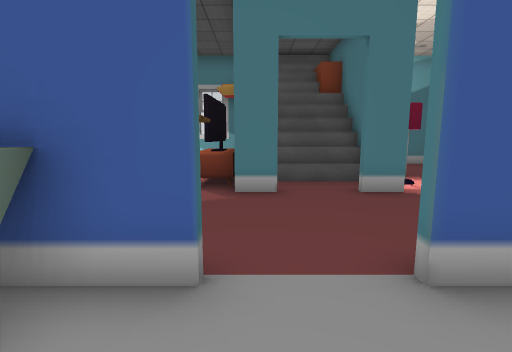
View 1 (above)

16 first-person views from a walk through a scene from a Unity 3-D project. The camera is 1.3 m above the floor, tilts 8° down and sees 85° across. The floor is counted in squares, 1 m on a side. Each view is taken from the middle of a square. On the plan, view 1 faces up. The plan holds only what a view shows up to about 13 squares ahead; the rest is blank. The place goes on beyond the plan. The player is left out. Door leaves are left out, so doorways stand open. Some surface patterns are stand-ins.

View 2
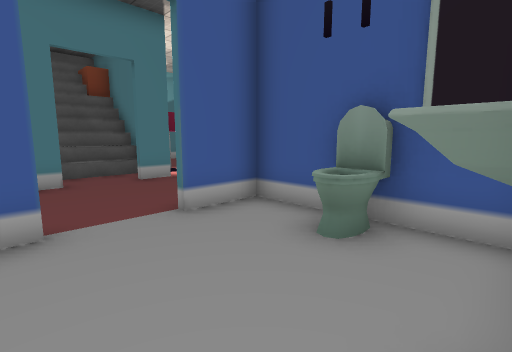

View 3
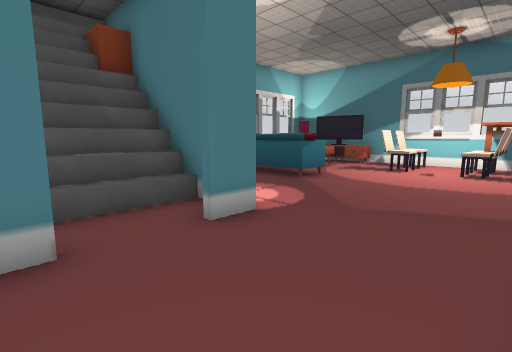

View 4
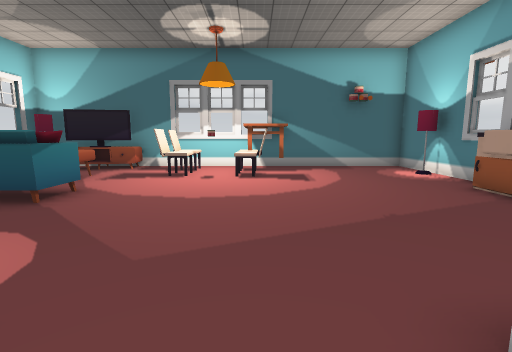

View 5
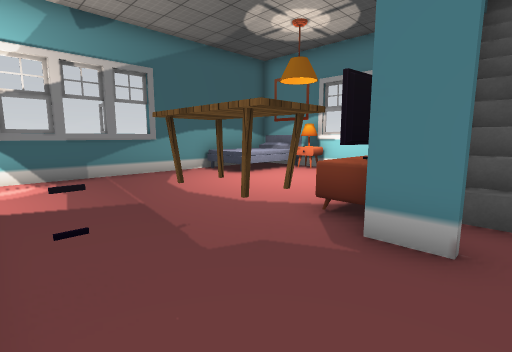

View 6
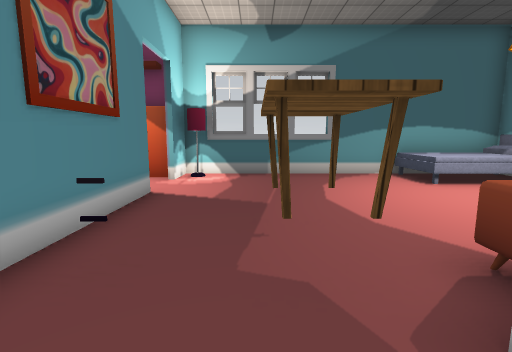

View 7
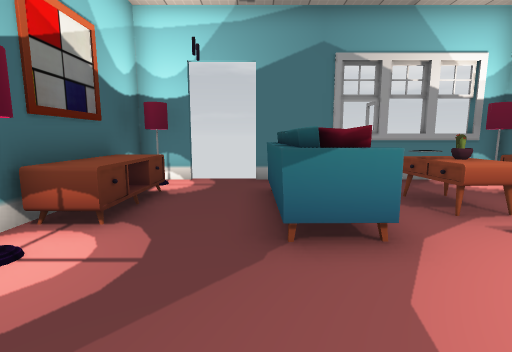

View 8
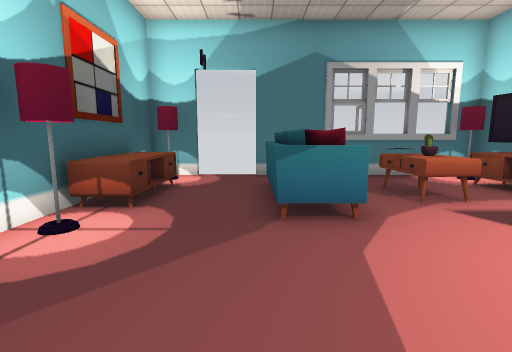

View 9
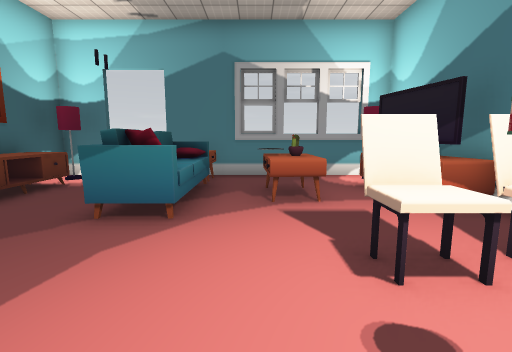

View 10
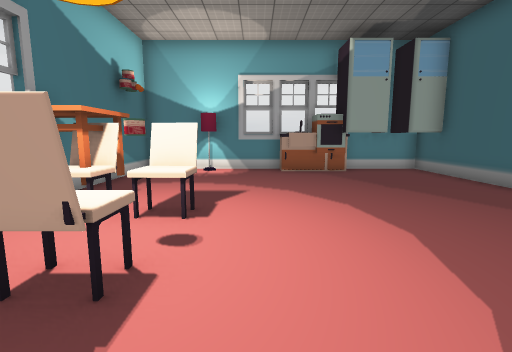

View 11
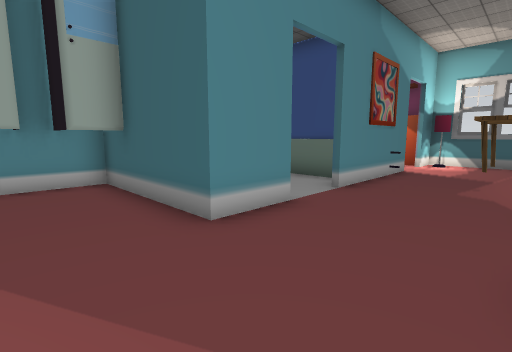

View 12
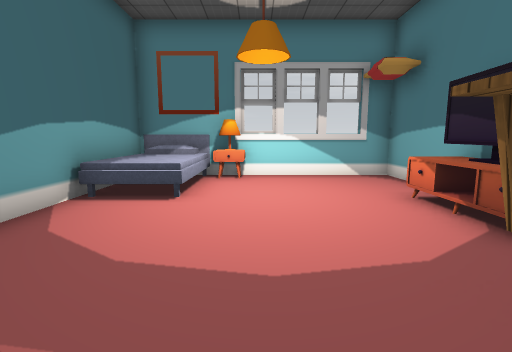

View 13
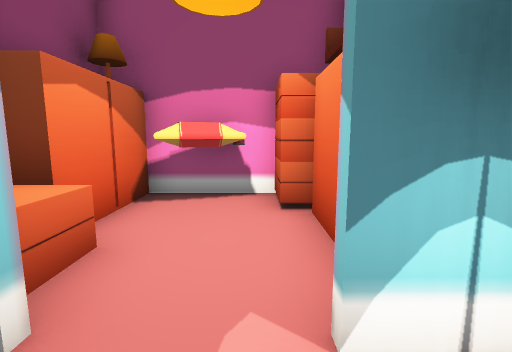

View 14
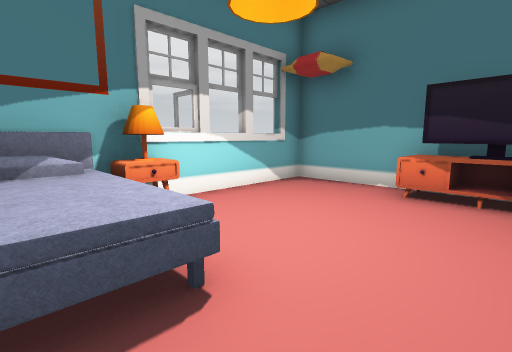

View 15
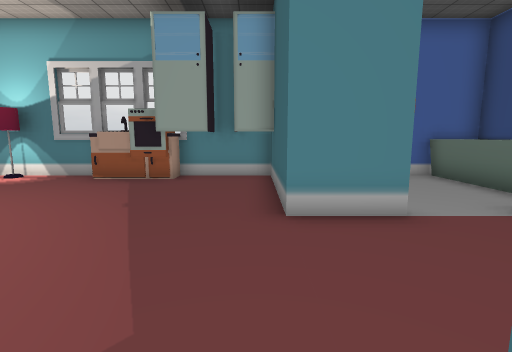

View 16
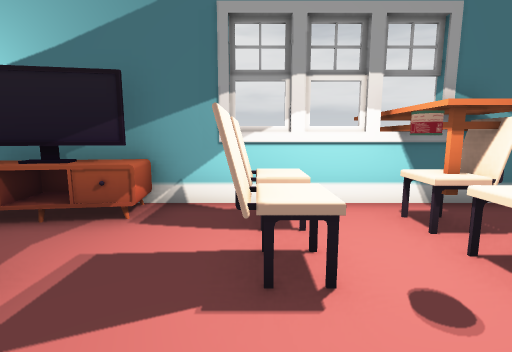

### Floor plan
Key: @ floor where view 1 was taken; # wall or solid block; . floor; / step, stairs or slope; D open door; = window, fence, low wall or low ledge; ^ raised ledge; v drop or lower ground; L lamp; T table; I toilet; S sink; F fridge; A sofa; C chair; R drawers; B bed; N cabinet; O other object.
Columns run from 9 left of view 1 to 16 right of it. Each row starts with its distance up from view 1.
 15      v              v
 14 vvvvv####     DDD  ####v
 13 #BBTT....# ##LDDDOO....L
 12 #BB......#^##L...OO...##
 11 #BB......#//#^^.AAAOO.R#
 10 #BB....R##//#^^.AAAOO.##
  9 #......=##//#^^.AAA.T.R#
  8 #......R##//#L...A......#
  7 #.......##DD#.......CCC#
  6 #.....TTT.DD.........CC#
  5 #.....TTT...........CCC#v
  4 #...................CCCTTT
  3 #L....................TTTT
  2 #N..RR###..##...........#
  1  N..RR #....#...........#
  0  N...N #.@.II...........#
 -1  R.OON#=....#####.......#
 -2  R#OON#=.SS.F####SS#.L..#
 -3                  v    ##

Where each view was taken, in squares from view 1:
view 1: 0 up, 0 right, facing up
view 2: 2 down, 1 left, facing up-right
view 3: 3 up, 0 right, facing up-right
view 4: 4 up, 2 right, facing right
view 5: 3 up, 1 right, facing up-left
view 6: 5 up, 1 right, facing left
view 7: 5 up, 7 right, facing up
view 8: 4 up, 7 right, facing up
view 9: 4 up, 10 right, facing up
view 10: 9 up, 10 right, facing down
view 11: 6 up, 6 right, facing down-left
view 12: 4 up, 5 left, facing up
view 13: 4 up, 7 left, facing down
view 14: 8 up, 8 left, facing up-right
view 15: 7 up, 4 right, facing down
view 16: 7 up, 9 right, facing right
